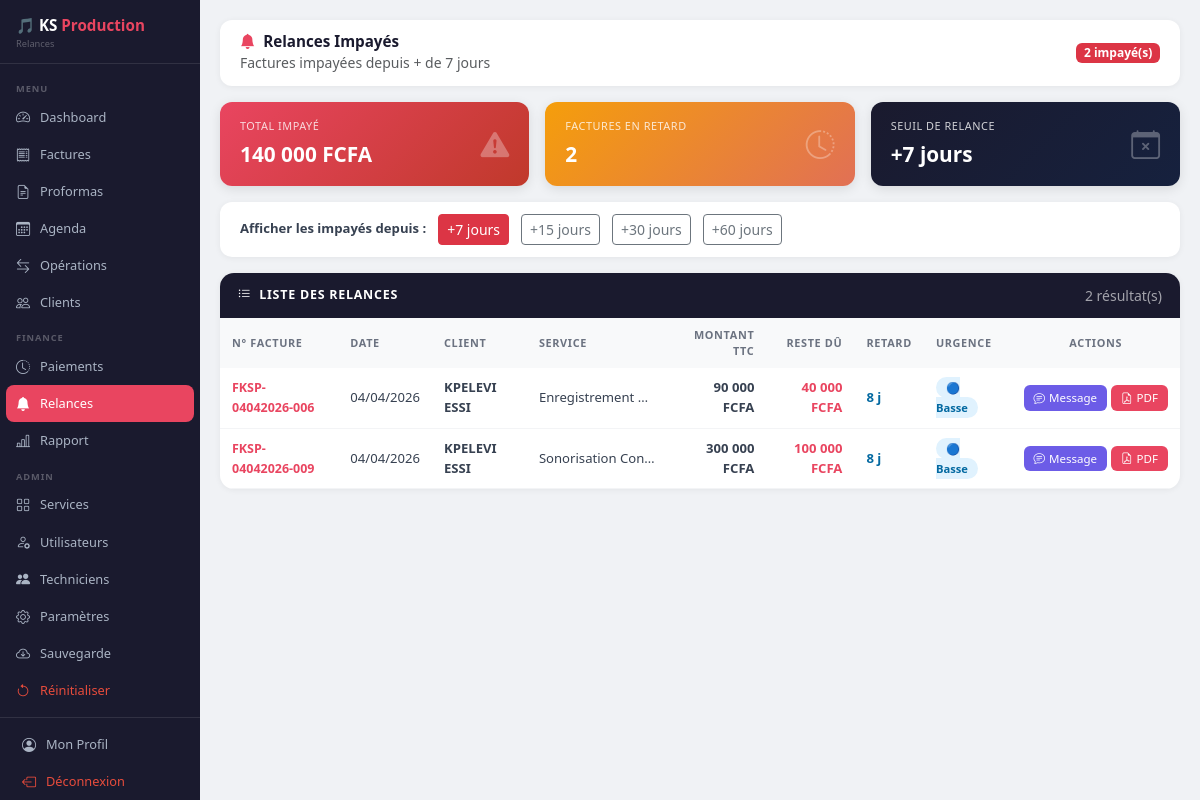
/relances?jours=7 (signed in), run on the app's committed database.
### database.py (models this page shows)
class Facture(db.Model):
    __tablename__ = 'factures'
    id            = db.Column(db.Integer, primary_key=True)
    numero        = db.Column(db.String(30), unique=True, nullable=False)
    date          = db.Column(db.DateTime, default=datetime.now)
    nom_client    = db.Column(db.String(100), nullable=False)
    service       = db.Column(db.String(200), nullable=False)
    montant_ttc   = db.Column(db.Float, nullable=False)
    mode_paiement = db.Column(db.String(50))
    etat_paiement = db.Column(db.String(20), default='Non Payer')
    type_operation= db.Column(db.String(20), default='Recettes')
    categorie     = db.Column(db.String(20), default='Facture')
    section       = db.Column(db.String(50))
    cree_par      = db.Column(db.String(50))
    montant_paye  = db.Column(db.Float, default=0)
    reste_du      = db.Column(db.Float, default=0)

### app.py (the view)
@app.route('/relances')
def relances_impayes():
    if 'username' not in session:
        return redirect(url_for('login'))
    from datetime import date, timedelta
    from flask import jsonify
    seuil_jours = int(request.args.get('jours', 30))
    date_limite = date.today() - timedelta(days=seuil_jours)
    factures_relance = Facture.query.filter(
        Facture.etat_paiement.in_(['Non Payer', 'Partiel']),
        Facture.date <= datetime.combine(date_limite, datetime.min.time())
    ).order_by(Facture.date.asc()).all()
    relances = []
    for f in factures_relance:
        jours_retard = (date.today() - f.date.date()).days
        relances.append({
            'facture':      f,
            'jours_retard': jours_retard,
            'urgence':      'haute' if jours_retard > 60 else 'moyenne' if jours_retard > 30 else 'basse'
        })
    params = Parametres.query.first()
    return render_template('relances.html',
        username    = session['username'],
        role        = session['role'],
        relances    = relances,
        seuil_jours = seuil_jours,
        nb_total    = len(relances),
        total_impaye= sum(r['facture'].reste_du for r in relances),
        params      = params,
    )

### templates/relances.html (shortened to what this page needs)
<!DOCTYPE html>
<html lang="fr">
<head>
    <link href="https://cdn.jsdelivr.net/npm/bootstrap@5.3.0/dist/css/bootstrap.min.css" rel="stylesheet">
    <link href="https://cdn.jsdelivr.net/npm/bootstrap-icons@1.10.5/font/bootstrap-icons.css" rel="stylesheet">
</head>
<body>
<div class="sidebar">
    <div class="brand">🎵 KS <span>Production</span><small>Relances</small></div>
    <nav>
        <div class="nav-section">Menu</div>
        <a href="/dashboard"  class="nav-link"><i class="bi bi-speedometer2"></i> Dashboard</a>
        <a href="/factures"   class="nav-link"><i class="bi bi-receipt"></i> Factures</a>
        <a href="/proformas"  class="nav-link"><i class="bi bi-file-earmark-text"></i> Proformas</a>
        <a href="/agenda"     class="nav-link"><i class="bi bi-calendar3"></i> Agenda</a>
        <a href="/operations" class="nav-link"><i class="bi bi-arrow-left-right"></i> Opérations</a>
        <a href="/clients"    class="nav-link"><i class="bi bi-people"></i> Clients</a>
        <div class="nav-section">Finance</div>
        <a href="/paiements"  class="nav-link"><i class="bi bi-clock-history"></i> Paiements</a>
        <a href="/relances"   class="nav-link active"><i class="bi bi-bell-fill"></i> Relances</a>
        <a href="/rapport"    class="nav-link"><i class="bi bi-bar-chart-line"></i> Rapport</a>
        {% if role == 'Administrateur' %}
        <div class="nav-section">Admin</div>
        <a href="/services"      class="nav-link"><i class="bi bi-grid"></i> Services</a>
        <a href="/utilisateurs"  class="nav-link"><i class="bi bi-person-gear"></i> Utilisateurs</a>
        <a href="/techniciens"   class="nav-link"><i class="bi bi-people-fill"></i> Techniciens</a>
        <a href="/parametres"    class="nav-link"><i class="bi bi-gear"></i> Paramètres</a>
        <a href="/sauvegarde"    class="nav-link"><i class="bi bi-cloud-arrow-down"></i> Sauvegarde</a>
        <a href="/reinitialiser" class="nav-link" style="color:#e74c3c;"><i class="bi bi-arrow-counterclockwise"></i> Réinitialiser</a>
        {% endif %}
    </nav>
    <div class="sidebar-footer">
        <a href="/profil" class="nav-link"><i class="bi bi-person-circle"></i> Mon Profil</a>
        <a href="/logout" class="nav-link" style="color:#e74c3c;"><i class="bi bi-box-arrow-left"></i> Déconnexion</a>
    </div>
</div>
<div class="main-content">
    <div class="topbar">
        <div>
            <h5><i class="bi bi-bell-fill me-2" style="color:var(--ks-accent);"></i>Relances Impayés</h5>
            <small class="text-muted">Factures impayées depuis + de {{ seuil_jours }} jours</small>
        </div>
        <div class="d-flex align-items-center gap-2">
            <span class="badge bg-danger">{{ nb_total }} impayé(s)</span>
        </div>
    </div>
    <div class="row g-3 mb-3">
        <div class="col-md-4">
            <div class="stat-card card-red">
                <div><div class="lbl">Total impayé</div><div class="val">{{ "{:,.0f}".format(total_impaye).replace(',', ' ') }} FCFA</div></div>
                <i class="bi bi-exclamation-triangle-fill ico"></i>
            </div>
        </div>
        <div class="col-md-4">
            <div class="stat-card card-orange">
                <div><div class="lbl">Factures en retard</div><div class="val">{{ nb_total }}</div></div>
                <i class="bi bi-clock-history ico"></i>
            </div>
        </div>
        <div class="col-md-4">
            <div class="stat-card card-dark">
                <div><div class="lbl">Seuil de relance</div><div class="val">+{{ seuil_jours }} jours</div></div>
                <i class="bi bi-calendar-x ico"></i>
            </div>
        </div>
    </div>
    <div class="filter-bar">
        <span style="font-size:.82rem; font-weight:600; color:#374151;">Afficher les impayés depuis :</span>
        <a href="/relances?jours=7"  class="btn btn-sm {% if seuil_jours == 7 %}btn-danger{% else %}btn-outline-secondary{% endif %}">+7 jours</a>
        <a href="/relances?jours=15" class="btn btn-sm {% if seuil_jours == 15 %}btn-danger{% else %}btn-outline-secondary{% endif %}">+15 jours</a>
        <a href="/relances?jours=30" class="btn btn-sm {% if seuil_jours == 30 %}btn-danger{% else %}btn-outline-secondary{% endif %}">+30 jours</a>
        <a href="/relances?jours=60" class="btn btn-sm {% if seuil_jours == 60 %}btn-danger{% else %}btn-outline-secondary{% endif %}">+60 jours</a>
    </div>
    <div class="table-card">
        <div class="table-head">
            <span><i class="bi bi-list-ul me-2"></i>Liste des relances</span>
            <small style="opacity:.6;">{{ nb_total }} résultat(s)</small>
        </div>
        <div class="table-responsive">
            <table class="rel-table">
                <thead>
                    <tr>
                        <th>N° Facture</th>
                        <th>Date</th>
                        <th>Client</th>
                        <th>Service</th>
                        <th class="text-end">Montant TTC</th>
                        <th class="text-end">Reste dû</th>
                        <th>Retard</th>
                        <th>Urgence</th>
                        <th class="text-center">Actions</th>
                    </tr>
                </thead>
                <tbody>
                    {% for r in relances %}
                    <tr>
                        <td><strong style="color:var(--ks-accent); font-size:.78rem;">{{ r.facture.numero }}</strong></td>
                        <td>{{ r.facture.date.strftime('%d/%m/%Y') }}</td>
                        <td><strong>{{ r.facture.nom_client }}</strong></td>
                        <td style="max-width:140px; white-space:nowrap; overflow:hidden; text-overflow:ellipsis;">{{ r.facture.service }}</td>
                        <td class="text-end fw-bold">{{ "{:,.0f}".format(r.facture.montant_ttc).replace(',', ' ') }} FCFA</td>
                        <td class="text-end fw-bold" style="color:var(--ks-accent);">{{ "{:,.0f}".format(r.facture.reste_du).replace(',', ' ') }} FCFA</td>
                        <td><span style="font-weight:700; color:{% if r.jours_retard > 60 %}#991b1b{% elif r.jours_retard > 30 %}#92400e{% else %}#0369a1{% endif %};">{{ r.jours_retard }} j</span></td>
                        <td>
                            {% if r.urgence == 'haute' %}<span class="badge-haute">🔴 Haute</span>
                            {% elif r.urgence == 'moyenne' %}<span class="badge-moyenne">🟡 Moyenne</span>
                            {% else %}<span class="badge-basse">🔵 Basse</span>{% endif %}
                        </td>
                        <td>
                            <div class="d-flex gap-1 justify-content-center">
                                <button class="btn-msg" onclick="voirMessage({{ r.facture.id }}, '{{ r.facture.nom_client }}')">
                                    <i class="bi bi-chat-text"></i> Message
                                </button>
                                <a href="/relances/pdf/{{ r.facture.id }}" target="_blank" class="btn-pdf">
                                    <i class="bi bi-file-earmark-pdf"></i> PDF
                                </a>
                            </div>
                        </td>
                    </tr>
                    {% endfor %}
                </tbody>
            </table>
        </div>
    </div>
</div>
</body>
</html>

### templates/relances.html (style rules this page uses)
:root { --ks-primary:#1a1a2e; --ks-accent:#e94560; --ks-green:#00b894; }
body { background:#f0f2f5; font-family:'Segoe UI',sans-serif; }
.sidebar { width:200px; min-height:100vh; background:var(--ks-primary); position:fixed; left:0; top:0; z-index:100; display:flex; flex-direction:column; }
.brand { color:#fff; font-size:.95rem; font-weight:700; padding:14px 16px 12px; border-bottom:1px solid rgba(255,255,255,.1); }
.brand span { color:var(--ks-accent); }
.brand small { display:block; font-size:.58rem; color:rgba(255,255,255,.3); font-weight:400; }
.sidebar nav { flex:1; padding:8px 0; }
.nav-section { font-size:.58rem; text-transform:uppercase; letter-spacing:.1em; color:rgba(255,255,255,.28); padding:10px 16px 3px; font-weight:600; }
.nav-link { color:#aab4c4; padding:8px 16px; display:flex; align-items:center; gap:8px; font-size:.8rem; transition:all .2s; text-decoration:none; }
.nav-link:hover,.nav-link.active { color:#fff; background:var(--ks-accent); border-radius:8px; margin:0 6px; padding:8px 10px; }
.nav-link i { font-size:.88rem; width:16px; }
.sidebar-footer { padding:8px 6px 14px; border-top:1px solid rgba(255,255,255,.1); }
.main-content { margin-left:200px; padding:20px; }
.topbar { background:#fff; border-radius:12px; padding:12px 20px; display:flex; justify-content:space-between; align-items:center; margin-bottom:16px; box-shadow:0 1px 6px rgba(0,0,0,.06); }
.topbar h5 { margin:0; font-weight:700; color:var(--ks-primary); font-size:.95rem; }
.stat-card { border-radius:12px; padding:16px 20px; color:#fff; display:flex; justify-content:space-between; align-items:center; box-shadow:0 3px 12px rgba(0,0,0,.1); }
.stat-card .lbl { font-size:.68rem; opacity:.8; text-transform:uppercase; letter-spacing:.05em; margin-bottom:4px; }
.stat-card .val { font-size:1.3rem; font-weight:800; }
.stat-card .ico { font-size:1.8rem; opacity:.3; }
.card-red { background:linear-gradient(135deg,#e94560,#c0392b); }
.card-orange { background:linear-gradient(135deg,#f59e0b,#e17055); }
.card-dark { background:linear-gradient(135deg,#1a1a2e,#16213e); }
.table-card { background:#fff; border-radius:14px; box-shadow:0 1px 6px rgba(0,0,0,.06); overflow:hidden; }
.table-head { background:var(--ks-primary); color:#fff; padding:12px 18px; display:flex; justify-content:space-between; align-items:center; }
.table-head span { font-size:.78rem; font-weight:700; text-transform:uppercase; letter-spacing:.06em; }
.rel-table { width:100%; border-collapse:collapse; font-size:.82rem; }
.rel-table thead th { background:#f8f9fa; color:#6b7280; font-size:.68rem; text-transform:uppercase; letter-spacing:.06em; padding:9px 12px; font-weight:600; border:none; }
.rel-table tbody tr { border-bottom:1px solid #f3f4f6; transition:background .15s; }
.rel-table tbody td { padding:10px 12px; color:#374151; vertical-align:middle; }
.badge-basse { background:#e0f2fe; color:#0369a1; border-radius:20px; padding:3px 10px; font-size:.7rem; font-weight:700; }
.btn-msg { background:#6c5ce7; color:#fff; border:none; border-radius:6px; padding:4px 10px; font-size:.72rem; cursor:pointer; display:inline-flex; align-items:center; gap:4px; }
.btn-pdf { background:#e94560; color:#fff; border:none; border-radius:6px; padding:4px 10px; font-size:.72rem; cursor:pointer; text-decoration:none; display:inline-flex; align-items:center; gap:4px; }
.filter-bar { background:#fff; border-radius:12px; padding:12px 20px; margin-bottom:16px; box-shadow:0 1px 6px rgba(0,0,0,.06); display:flex; gap:12px; align-items:center; }

### data on the page
Facture: facture.numero "FKSP-04042026-006", facture "04/04/2026", facture.nom_client "KPELEVI ESSI", facture.service "Enregistrement…", montant_ttc "90 000", reste_du "40 000"
Facture: facture.numero "FKSP-04042026-009", facture "04/04/2026", facture.nom_client "KPELEVI ESSI", facture.service "Sonorisation Con…", montant_ttc "300 000", reste_du "100 000"

### other printed values
{{ seuil_jours }} "7"
{{ nb_total }} "2"
{{ "{:,.0f}".format(total_impaye).replace(',', ' ') }} "140 000"
{{ r.jours_retard }} "8" "8"
